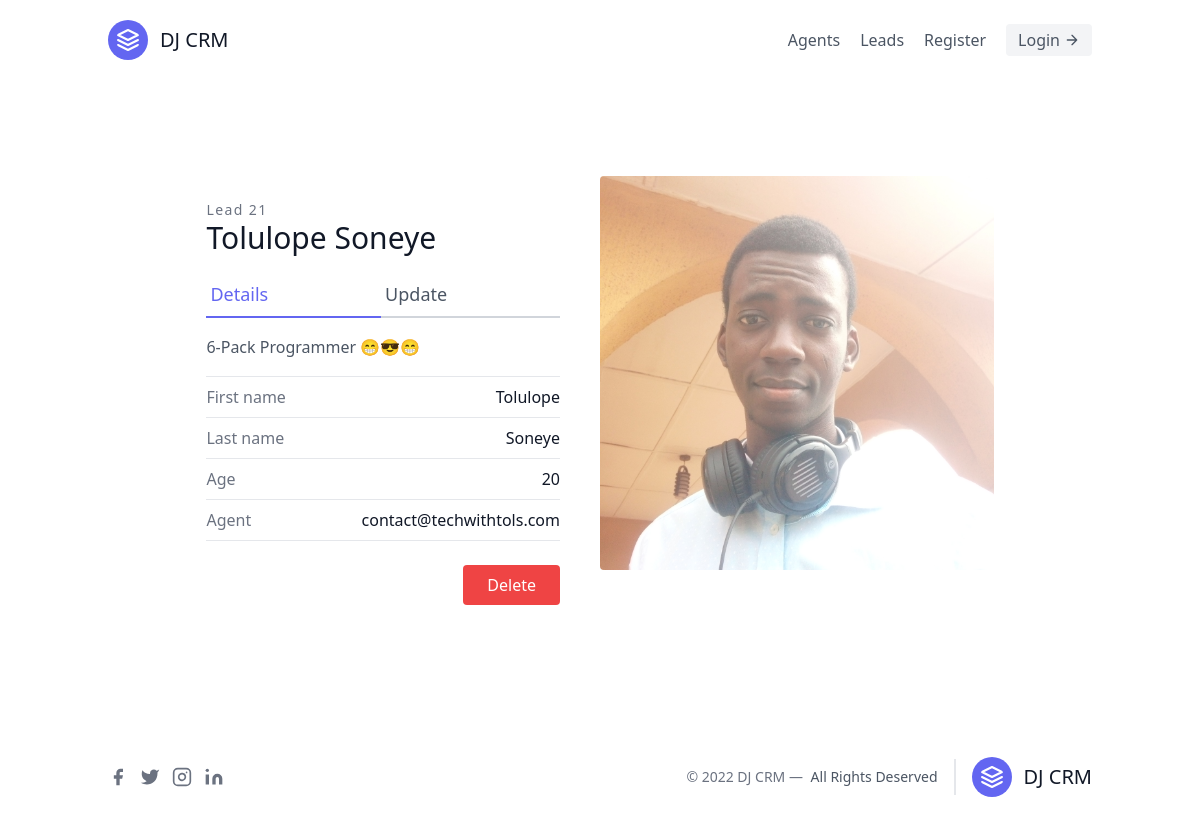
The app's page /leads/21/ with its own data.
### leads/models.py (models this page shows)
class Lead(models.Model):
    first_name = models.CharField(max_length=20)
    last_name = models.CharField(max_length=20)
    age = models.IntegerField(default=0)
    description = models.TextField(max_length=200,null=True, blank=True)
    image = models.ImageField()
    created_at = models.DateTimeField(auto_now_add=True)
    updated_at = models.DateTimeField(auto_now=True)
    agent = models.ForeignKey("Agent", on_delete=models.CASCADE, null=True)
    class Meta:
        ordering = ['-updated_at']
    def __str__(self) -> str:
        return self.first_name + " " + self.last_name

class Agent(models.Model):
    user = models.OneToOneField(User, on_delete=models.CASCADE)
    def __str__(self):
        return self.user.email

class User(AbstractUser):
    pass

### leads/views.py (the view)
# urls.py: path('leads/<int:pk>/', views.lead_detail),
def lead_detail(request, pk):
    lead = get_object_or_404(Lead, id=pk)
    context = {"lead": lead}
    return render(request, 'leads/lead_detail.html', context)

### leads/templates/leads/lead_detail.html (shortened to what this page needs)
{% extends 'main.html' %}
{% block content %}
<section class="text-gray-600 body-font overflow-hidden">
  <div class="container px-5 py-24 mx-auto">
    <div class="lg:w-4/5 flex-row-reverse mx-auto lg:flex-row flex flex-wrap justify-between">
      <div class="lg:w-1/2 w-full lg:pr-10 lg:py-6 mb-6 lg:mb-0">
        <h2 class="text-sm title-font text-gray-500 tracking-widest">
          Lead {{lead.id}}
        </h2>
        <h1 class="text-gray-900 text-3xl title-font font-medium mb-4">
          {{lead}}
        </h1>
        <div class="flex mb-4">
          <a
          href="{% url 'leads:detail' lead.id %}"
            class="flex-grow text-indigo-500 border-b-2 border-indigo-500 py-2 text-lg px-1"
            >Details</a
          >
          <a href="{% url 'leads:update' lead.id %}" class="flex-grow border-b-2 border-gray-300 py-2 text-lg px-1"
            >Update</a
          >
        </div>
        <p class="leading-relaxed mb-4">{{lead.description}}</p>
        <div class="flex border-t border-gray-200 py-2">
          <span class="text-gray-500">First name</span>
          <span class="ml-auto text-gray-900">{{lead.first_name}}</span>
        </div>
        <div class="flex border-t border-gray-200 py-2">
          <span class="text-gray-500">Last name</span>
          <span class="ml-auto text-gray-900">{{lead.last_name}}</span>
        </div>
        <div class="flex border-t border-gray-200 py-2">
          <span class="text-gray-500">Age</span>
          <span class="ml-auto text-gray-900">{{lead.age}}</span>
        </div>
        <div class="flex border-t border-b mb-6 border-gray-200 py-2">
          <span class="text-gray-500">Agent</span>
          <span class="ml-auto text-gray-900">{{lead.agent}}</span>
        </div>
        <div class="flex justify-end">
          <button
            class="flex ml-auto text-white bg-red-500 border-0 py-2 px-6 focus:outline-none hover:bg-red-600 rounded"
          >
            <a href="{% url 'leads:delete' lead.id %}">Delete</a>
          </button>
        </div>
      </div>
      <img
        alt="{{lead}}"
        class="lg:w-1/2 w-full  h-full object-cover object-center rounded"
        src="{{lead.image.url}}"
      />
    </div>
  </div>
</section>
{% endblock content %}

### records on screen
Lead: id "21", first_name+last_name "Tolulope Soneye", description "6-Pack Programmer 😁😎😁", first_name "Tolulope", last_name "Soneye", age "20", agent "contact@techwithtols.com", image (picture)
